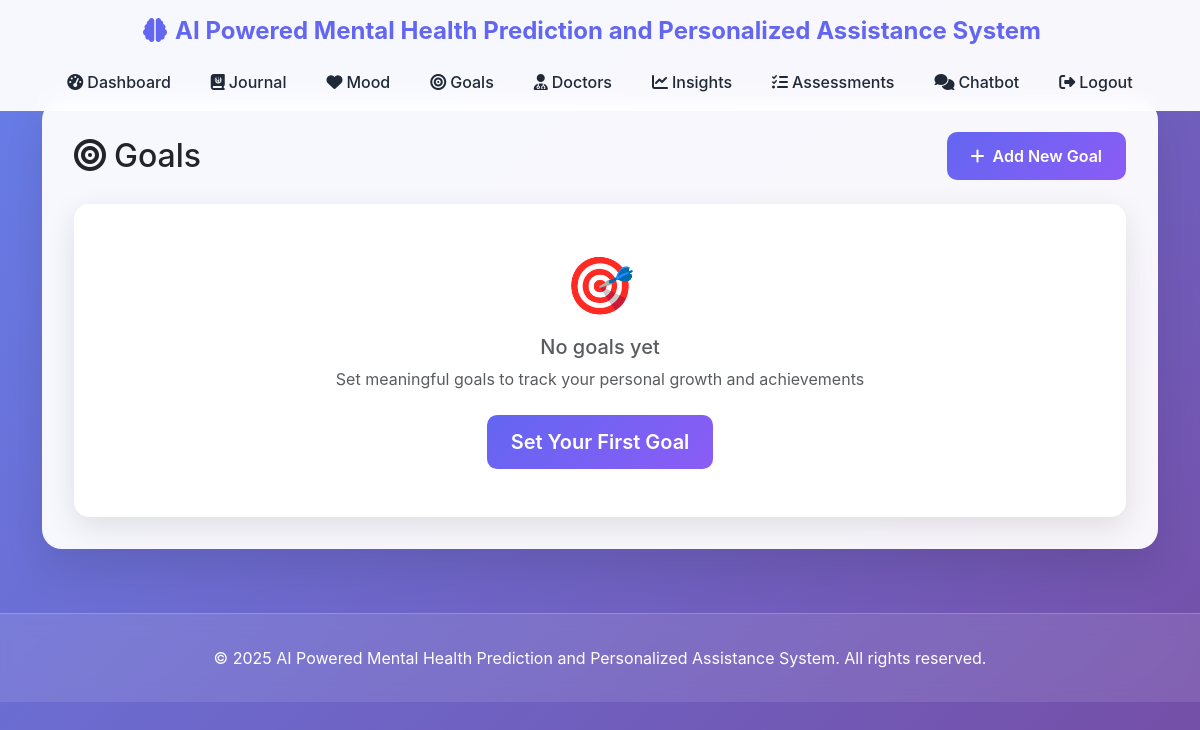
/goals/ (signed in), run on an earlier commit of the app's database.
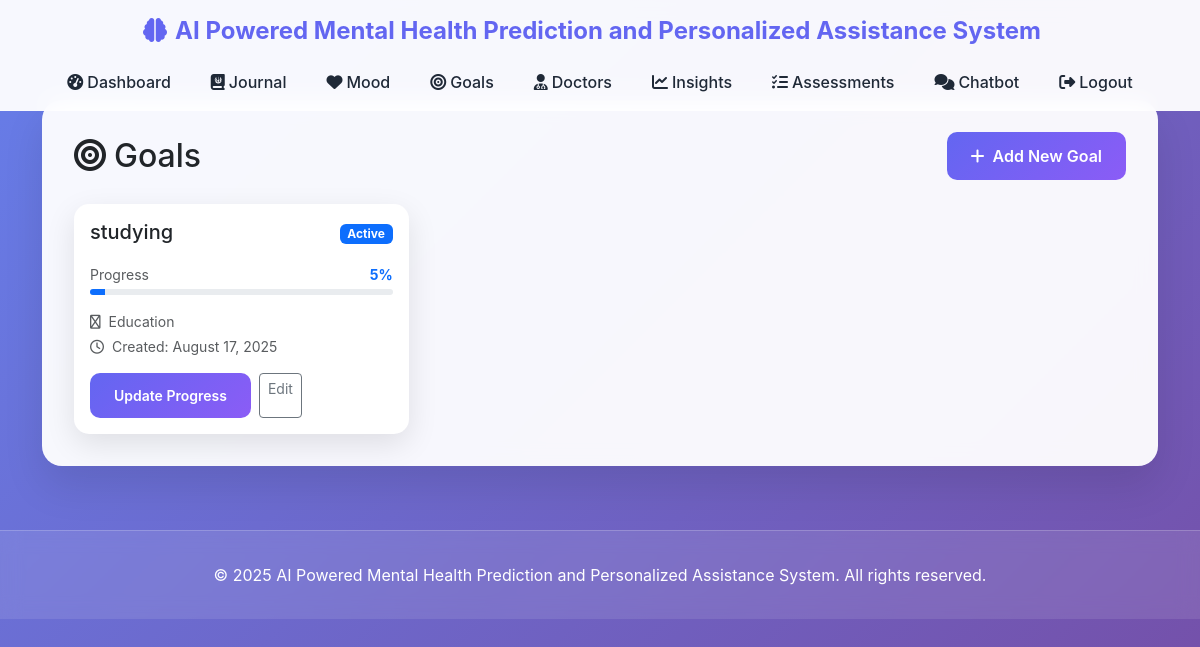
And on a later commit of the database.
### models.py (models this page shows)
class Goal(db.Model):
    __tablename__ = 'goals'
    id = db.Column(db.Integer, primary_key=True)
    user_id = db.Column(db.Integer, db.ForeignKey('users.id'), nullable=False)
    title = db.Column(db.String(200), nullable=False)
    description = db.Column(db.Text)
    category = db.Column(db.String(50))  # e.g., "Health", "Career", "Personal"
    target_date = db.Column(db.Date)
    progress = db.Column(db.Integer, default=0)  # 0-100 percentage
    status = db.Column(db.String(20), default='active')  # active, completed, abandoned
    created_at = db.Column(db.DateTime, default=lambda: datetime.now(timezone.utc))
    updated_at = db.Column(db.DateTime, default=lambda: datetime.now(timezone.utc), onupdate=lambda: datetime.now(timezone.utc))

### routes.py (the view)
@goals_bp.route('/')
@login_required
def index():
    goals = Goal.query.filter_by(user_id=current_user.id).order_by(Goal.target_date.asc()).all()
    return render_template('goals/index.html', goals=goals)

### app.py (called while the page is built)
@login_manager.user_loader
def load_user(user_id):
    return User.query.get(int(user_id))

### templates/goals/index.html (shortened to what this page needs)
{% extends "base.html" %}
{% block content %}
<div class="main-content">
    <div class="d-flex justify-content-between align-items-center mb-4">
        <h1 class="h2 text-dark mb-0">
            <i class="fas fa-bullseye me-2"></i>Goals
        </h1>
        <a href="{{ url_for('goals.new_goal') }}" class="btn btn-primary">
            <i class="fas fa-plus me-2"></i>Add New Goal
        </a>
    </div>
    {% if goals %}
    <div class="row g-4">
        {% for goal in goals %}
        <div class="col-md-6 col-lg-4">
            <div class="card h-100 {% if goal.status == 'completed' %}opacity-75{% endif %}">
                <div class="card-body d-flex flex-column">
                    <div class="d-flex justify-content-between align-items-start mb-3">
                        <div class="flex-grow-1 me-3">
                            <h5 class="card-title mb-1" {% if goal.status == 'completed' %}style="text-decoration: line-through;"{% endif %}>{{ goal.title }}</h5>
                        </div>
                        <div>
                            {% if goal.status == 'completed' %}
                            <span class="badge bg-success">Completed</span>
                            {% elif goal.status == 'abandoned' %}
                            <span class="badge bg-danger">Abandoned</span>
                            {% else %}
                            <span class="badge bg-primary">Active</span>
                            {% endif %}
                        </div>
                    </div>
                    <div class="mb-3">
                        <div class="d-flex justify-content-between align-items-center mb-1">
                            <span class="small text-muted">Progress</span>
                            <span class="small fw-bold text-primary">{{ goal.progress }}%</span>
                        </div>
                        <div class="progress" style="height: 6px;">
                            <div class="progress-bar bg-primary" role="progressbar" style="width: {{ goal.progress }}%"></div>
                        </div>
                    </div>
                    <ul class="list-unstyled small text-muted mb-3">
                        {% if goal.category %}
                        <li class="mb-1"><i class="far fa-tag me-2"></i>{{ goal.category|title }}</li>
                        {% endif %}
                        <li><i class="far fa-clock me-2"></i>Created: {{ goal.created_at.strftime('%B %d, %Y') }}</li>
                    </ul>
                    <div class="mt-auto d-flex gap-2">
                        {% if goal.status == 'active' %}
                        <button onclick="updateProgress({{ goal.id }})" class="btn btn-primary btn-sm">
                            Update Progress
                        </button>
                        {% endif %}
                        <a href="#" class="btn btn-outline-secondary btn-sm">Edit</a>
                    </div>
                </div>
            </div>
        </div>
        {% endfor %}
    </div>
    {% else %}
    <div class="card">
        <div class="card-body text-center py-5">
            <div class="display-4 mb-3">🎯</div>
            <h5 class="text-muted mb-2">No goals yet</h5>
            <p class="text-muted mb-4">Set meaningful goals to track your personal growth and achievements</p>
            <a href="{{ url_for('goals.new_goal') }}" class="btn btn-primary btn-lg">
                Set Your First Goal
            </a>
        </div>
    </div>
    {% endif %}
</div>
{% endblock %}

What changed in the data, as far as the page shows it:
added Goal: title "studying", status "Active", progress "5", category "Education", created_at "August 17, 2025"
Also different on the page:
text no longer shown: "🎯 No goals yet Set meaningful goals to track your personal growth and achievements Set Your First Goal"
